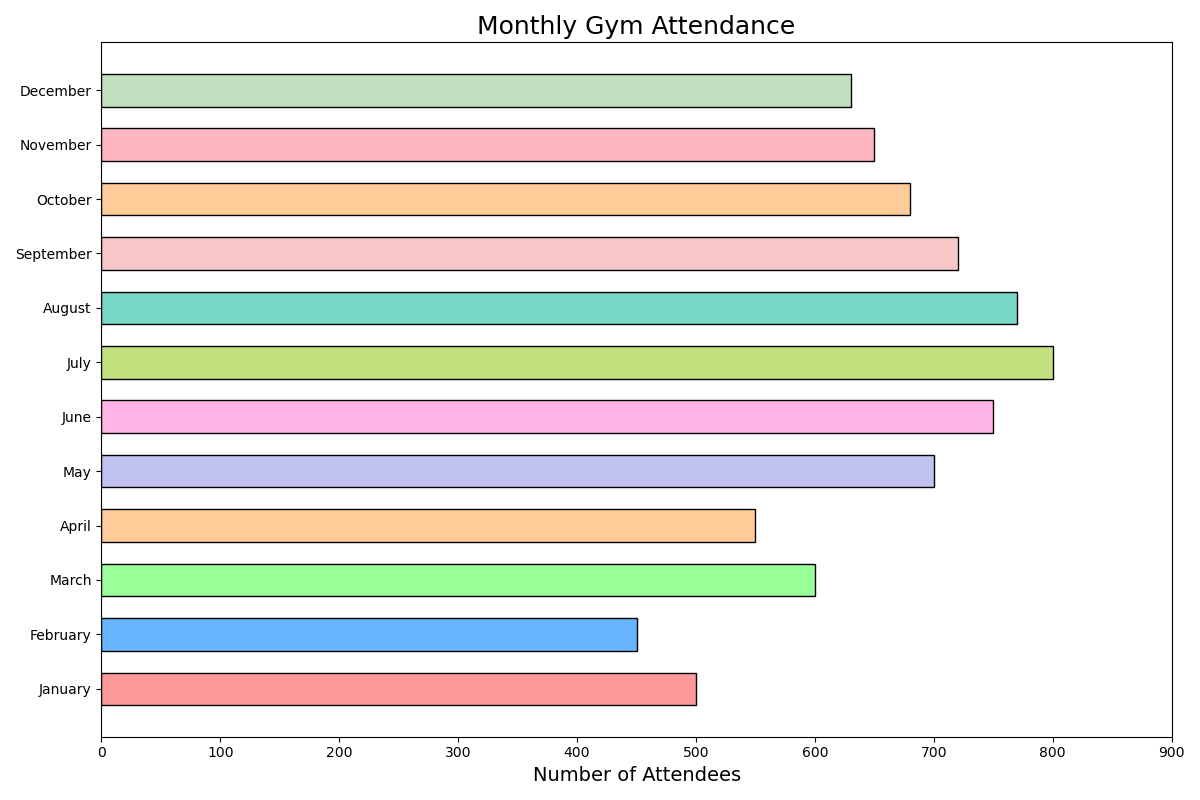

Source code (Python):

import matplotlib.pyplot as plt

# Data
months = ['January', 'February', 'March', 'April', 'May', 'June', 'July', 'August', 'September', 'October', 'November', 'December']
attendance = [500, 450, 600, 550, 700, 750, 800, 770, 720, 680, 650, 630]

# Colors for each bar
colors = ['#ff9999','#66b3ff','#99ff99','#ffcc99','#c2c2f0','#ffb3e6','#c4e17f','#76d7c4','#f7c6c7','#ffcc99','#ffb6c1','#c1e1c1']

# Plotting the bar chart horizontally
plt.figure(figsize=(12, 8))  # Change width and height of the chart
plt.barh(months, attendance, color=colors, edgecolor='black', height=0.6)  # Change height for bars and apply color scheme

# Chart title and labels
plt.title('Monthly Gym Attendance', fontsize=18)
plt.xlabel('Number of Attendees', fontsize=14)

# Setting the xlim to provide better clarity for attendance values
plt.xlim(0, max(attendance) + 100)

# Display the chart
plt.tight_layout()
plt.show()
